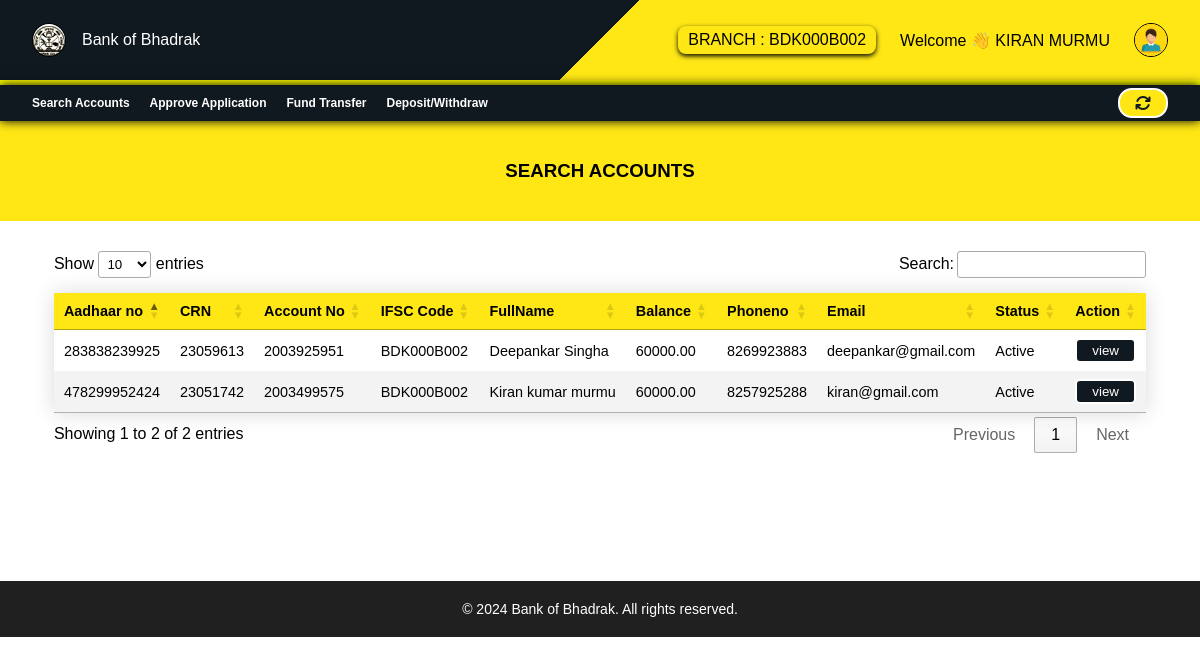
Screenshot of /banking/components/employee/clerk_dashboard.php (signed in) with the database file from the repository.
### tables this page shows
CREATE TABLE `employees` (
  `EmployeeID` bigint(20) NOT NULL,
  `EmployeeName` varchar(100) NOT NULL,
  `EmployeeEmail` varchar(100) NOT NULL,
  `UserName` varchar(100) NOT NULL,
  `Password` varchar(100) NOT NULL,
  `EmployeeIFSC` varchar(20) NOT NULL,
  `EmployeeBranch` int(11) NOT NULL,
  `EmployeeRole` varchar(100) NOT NULL
);

CREATE TABLE `branch` (
  `ID` int(11) NOT NULL,
  `BranchName` varchar(100) NOT NULL,
  `BranchManager` varchar(100) NOT NULL,
  `Address` varchar(100) NOT NULL,
  `District` varchar(50) NOT NULL,
  `State` varchar(50) NOT NULL,
  `Pincode` bigint(20) NOT NULL,
  `IFSC` varchar(20) NOT NULL,
  `WorkingHours` varchar(100) NOT NULL DEFAULT '10:00 AM To 04:00 PM',
  `NonWorkingDays` varchar(1000) NOT NULL DEFAULT 'Sundays, Public Holidays, 2nd and 4th Saturday Of Every Month',
  `Classification` varchar(100) NOT NULL,
  `Phone` bigint(15) NOT NULL,
  `Email` varchar(100) NOT NULL
);

CREATE TABLE `customers` (
  `ID` int(11) NOT NULL,
  `CRN` bigint(20) NOT NULL,
  `AccountNo` bigint(20) NOT NULL,
  `FullName` varchar(100) NOT NULL,
  `UserName` varchar(100) NOT NULL,
  `Password` varchar(100) NOT NULL,
  `Balance` decimal(11,2) NOT NULL,
  `PhoneNo` bigint(20) NOT NULL,
  `Email` varchar(100) NOT NULL,
  `gender` varchar(10) NOT NULL,
  `Address` varchar(500) NOT NULL,
  `District` varchar(100) NOT NULL,
  `State` varchar(100) NOT NULL,
  `Pincode` int(11) NOT NULL,
  `AadhaarNo` bigint(20) NOT NULL,
  `IFSC` varchar(20) NOT NULL,
  `img` varchar(255) NOT NULL,
  `DateOfOpening` date NOT NULL,
  `lastInterestDate` date NOT NULL DEFAULT current_timestamp(),
  `LastLogin` varchar(50) NOT NULL,
  `Status` varchar(50) NOT NULL DEFAULT 'Pending'
);

### banking/components/employee/clerk_dashboard.php (the view, shortened to what this page needs)
<html lang="en">
<head>
    <link rel="stylesheet" href="https://cdnjs.cloudflare.com/ajax/libs/font-awesome/6.5.1/css/all.min.css" />
    <link rel="stylesheet" href="style.css">
    <link rel="stylesheet" href="https://cdn.datatables.net/1.13.5/css/jquery.dataTables.min.css" />
</head>
<?php
require $_SERVER['DOCUMENT_ROOT'] ."/banking/assets/php/config.php";
$email = $_SESSION['email'];
$get_employee = mysqli_query($conn, "SELECT * FROM employees,branch WHERE employees.EmployeeEmail = '$email' AND employees.EmployeeBranch=branch.ID");
$row = mysqli_fetch_assoc($get_employee);
$ifsc = $row['IFSC'];
?>
<body>
    <nav class="navbar">
        <div class="profile-nav">
            <div class="logo">
                <div>
                    <img src="/banking/images/logo.jpg" alt="">
                </div>
                <p>Bank of Bhadrak</p>
            </div>
            <div class="profile">
                <div class="branchIFSC">
                    BRANCH : <?php echo  $ifsc ?>
                </div>
                Welcome 👋 <?php echo strtoupper($row['EmployeeName']); ?>
                <div class="dropdown">
                    <img src="/banking/images/clerk.jpg" alt="">
                </div>
            </div>
        </div>
    </nav>
    <div class="bottom-nav">
        <div class="s1">
            <ul>
                <li><a href="clerk_dashboard.php">Search Accounts</a></li>
                <li><a href="approveApp.php">Approve Application</a></li>
                <li><a href="fund_transfer.php">Fund Transfer</a></li>
                <li><a href="deposit_withdraw.php">Deposit/Withdraw</a></li>
            </ul>
        </div>
        <div>
            <div class="tooltip">
                <a href=""> <button>
                        <i class="fa-solid fa-arrows-rotate"></i>
                    </button>
                </a>
            </div>
        </div>
    </div>
    <main>
        <div class="banner">
            <h3>SEARCH ACCOUNTS</h3>
        </div>
        <div class="table">
            <table id="myTable" class="styled-table">
                <thead>
                    <tr>
                        <th>Aadhaar no</th>
                        <th>CRN</th>
                        <th>Account No</th>
                        <th>IFSC Code</th>
                        <th>FullName</th>
                        <th>Balance</th>
                        <th>Phoneno</th>
                        <th>Email</th>
                        <th>Status</th>
                        <th>Action</th>
                    </tr>
                </thead>
                <tbody>
                    <?php
                    $result = mysqli_query($conn, "SELECT * FROM customers WHERE IFSC='$ifsc' AND Status IN('Active','Inactive')");
                    while ($udata = $result->fetch_assoc()) {
                        echo "<tr>
                    <td>" . $udata['AadhaarNo'] . "</td>
                    <td>" . $udata['CRN'] . "</td>
                    <td>" . $udata['AccountNo'] . "</td>
                    <td>" . $udata['IFSC'] . "</td>
                    <td>" . $udata['FullName'] . "</td>
                    <td>" . $udata['Balance'] . "</td>
                    <td>" . $udata['PhoneNo'] . "</td>
                    <td>" . $udata['Email'] . "</td>
                    <td>" . $udata['Status'] . "</td>
                    <td>
                        <form method='post' action='account_profile.php'>
                            <input type='hidden' name='accountno' value='" . $udata['AccountNo'] . "'>
                            <button name='search-account'>view</button>
                        </form>
                    </td>
                </tr>";
                    }
                    ?>
                </tbody>
            </table>
        </div>
    </main>
    <footer>
        <p>&copy; 2024 Bank of Bhadrak. All rights reserved.
        </p>
    </footer>
</body>
</html>

### banking/components/employee/style.css (style rules this page uses)
* { margin: 0; padding: 0; font-family: "Poppins", sans-serif; }
.navbar .profile-nav { height: 10%; background: linear-gradient(135deg, #101820 50%, #fee715 50%); color: white; display: flex; justify-content: space-between; align-items: center; padding-left: 32px; padding-right: 32px; border-bottom: 5px solid yellow; }
.navbar .profile-nav img { height: 32px; border-radius: 50%; border: 1px solid black; }
.navbar .profile-nav .logo { display: flex; justify-content: center; align-items: center; gap: 16px; }
.branchIFSC { box-shadow: 0 2px 5px black; border-radius: 8px; padding: 5px 10px; }
.bottom-nav { top: 0; position: sticky; z-index: 1; box-shadow: 0 0 10px black; height: 36px; background-color: #101820; display: flex; justify-content: space-between; align-items: center; padding-left: 32px; padding-right: 32px; }
.bottom-nav ul { display: flex; gap: 20px; }
.bottom-nav ul li { list-style-type: none; }
.bottom-nav .s1 ul li { position: relative; height: 20px; display: flex; align-items: center; }
.bottom-nav .s1 ul li a::after { content: ""; position: absolute; width: 100%; height: 2px; left: 0; bottom: 0; background-color: transparent; transform: scaleX(0); transition: transform 0.3s ease, background-color 0.3s ease; }
.bottom-nav button { padding: 5px 10px 5px 10px; background-color: #fee715; color: #101820; font-weight: 600; font-size: 16px; border-radius: 14px; min-width: 50px; border: 2px solid white; cursor: pointer; }
.tooltip { position: relative; display: inline-block; }
.navbar .profile-nav .profile { display: flex; align-items: center; gap: 24px; color: black; }
.dropdown { position: relative; display: inline-block; }
footer { bottom: 0; background-color: rgb(33, 32, 32); padding: 20px; text-align: center; color: white; }
footer p { margin: 0; font-size: 14px; color: white; }
.styled-table { width: 1000px; border-collapse: collapse; margin: 0 0 25px 0; font-size: 0.9em; font-family: sans-serif; min-width: 400px; box-shadow: 0 0 20px rgba(0, 0, 0, 0.15); }
.styled-table thead { position: sticky; top: 0; }
.styled-table thead tr { background-color: #fee715; color: black; text-align: left; }
.styled-table th, .styled-table td { padding: 12px 15px; }
.styled-table tbody tr { border-bottom: 1px solid #dddddd; }
.styled-table tbody tr:nth-of-type(even) { background-color: #f3f3f3; }
.styled-table tbody tr:last-of-type { border-bottom: 2px solid #1f1e1e; }
.banner { height: 100px; display: flex; width: 100%; align-items: center; justify-content: center; background-color: #fee715; }
.styled-table form { display: flex; flex-direction: column; gap: 3px; }

### banking/components/employee/clerk_dashboard.php (style rules this page uses)
.table { display: flex; flex-direction: column; align-items: center; padding: 30px; min-height: 300px; }

### rows the page displays
employees: EmployeeBranch.IFSC "BDK000B002", EmployeeName "KIRAN MURMU"
customers: AadhaarNo "283838239925", CRN "23059613", AccountNo "2003925951", IFSC "BDK000B002", FullName "Deepankar Singha", Balance "60000.00", PhoneNo "8269923883", Email "deepankar@gmail.com", Status "Active"
customers: AadhaarNo "478299952424", CRN "23051742", AccountNo "2003499575", IFSC "BDK000B002", FullName "Kiran kumar murmu", Balance "60000.00", PhoneNo "8257925288", Email "kiran@gmail.com", Status "Active"
